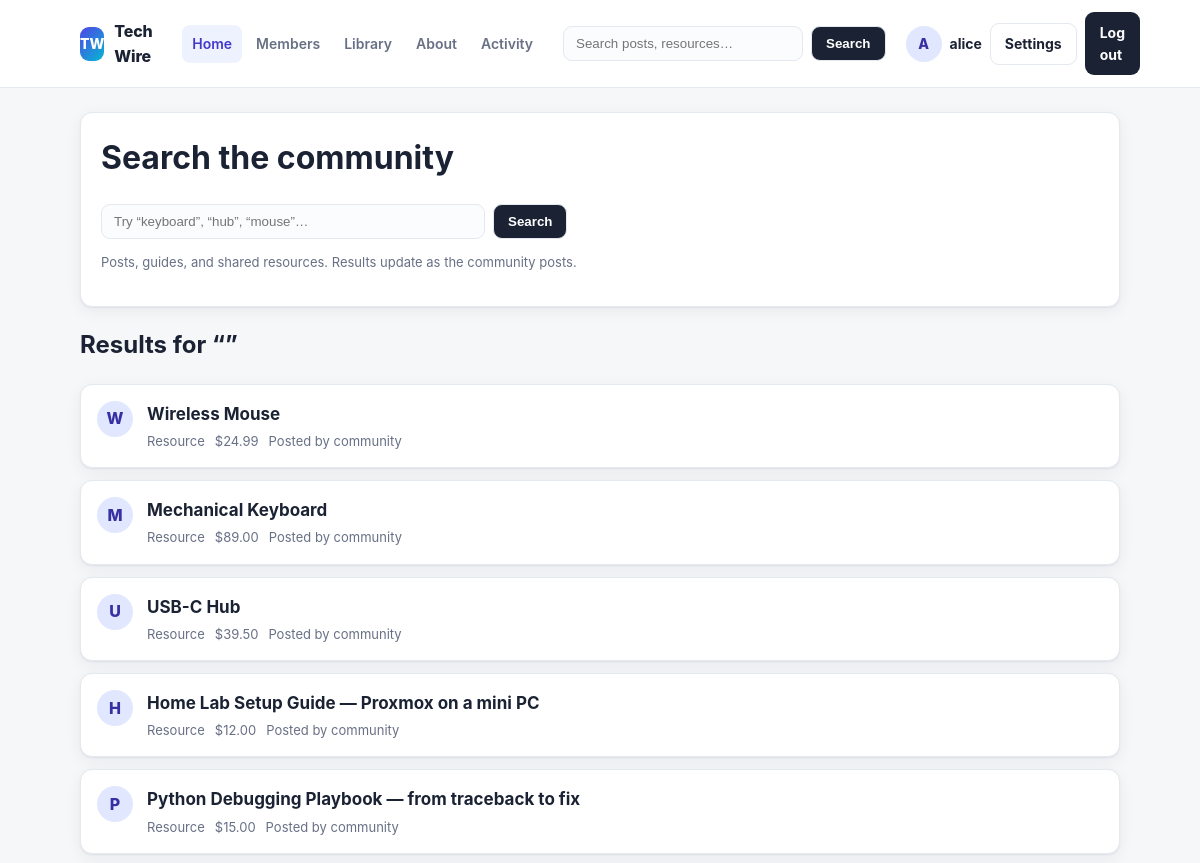
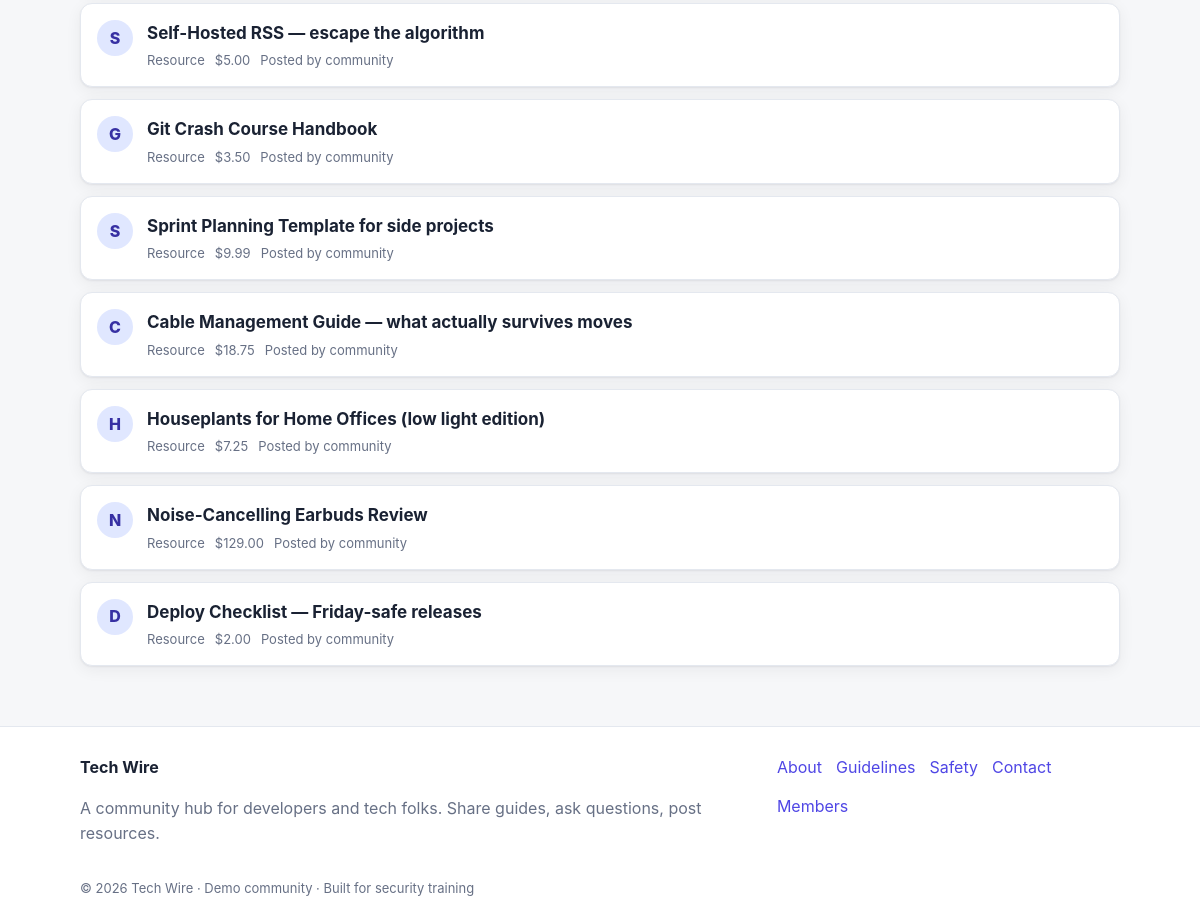
The page /search.php (signed in) on the database its author committed (2 pictures, top to bottom).
### tables this page shows
CREATE TABLE IF NOT EXISTS products (
  id INT AUTO_INCREMENT PRIMARY KEY,
  name VARCHAR(128) NOT NULL,
  price DECIMAL(10,2) NOT NULL
);

### search.php (the view, shortened to what this page needs)
<?php
require_once 'includes/layout.php';
$q = isset($_GET['q']) ? $_GET['q'] : '';
?>
<div class="card">
  <h1 style="margin-top:0">Search the community</h1>
  <form method="GET" action="search.php" class="header-search" style="margin:0">
    <input type="search" name="q" placeholder="Try “keyboard”, “hub”, “mouse”…" value="<?php echo htmlspecialchars($q, ENT_QUOTES); ?>" style="flex:1">
    <button type="submit">Search</button>
  </form>
  <p class="muted small">Posts, guides, and shared resources. Results update as the community posts.</p>
</div>
<h2>Results for “<?php echo htmlspecialchars($q, ENT_QUOTES); ?>”</h2>
<div class="post-list">
<?php
$query = "SELECT * FROM products WHERE name LIKE '%$q%'";
$result = mysql_query($query);
if ($result) {
    while ($row = mysql_fetch_assoc($result)) {
        $id = isset($row['id']) ? (int) $row['id'] : 0;
        echo '<article class="post-row">';
        echo '<span class="avatar">' . htmlspecialchars(strtoupper(substr((string) $row['name'], 0, 1)), ENT_QUOTES) . '</span>';
        echo '<div class="post-main">';
        echo '<h3><a href="post.php?id=' . $id . '">' . $row['name'] . '</a></h3>';
        echo '<div class="post-meta"><span>Resource</span><span>$' . $row['price'] . '</span><span>Posted by community</span></div>';
        echo '</div></article>';
    }
} else {
    echo '<div class="card"><p class="error">Search is having a moment. Try again.</p></div>';
}
?>
</div>

### assets/css/style.css (style rules this page uses)
:root { --bg: #f6f7f9; --surface: #ffffff; --ink: #1a2233; --muted: #677085; --line: #e4e8ef; --brand: #4f46e5; --brand-dark: #4338ca; --accent: #06b6d4; --danger: #dc2626; --success: #059669; --radius: 12px; --shadow: 0 1px 2px rgba(16,24,40,.06), 0 4px 16px rgba(16,24,40,.06); }
* { box-sizing: border-box; }
body { margin: 0; background: var(--bg); color: var(--ink); font-family: -apple-system, BlinkMacSystemFont, "Segoe UI", Roboto, Inter, Helvetica, Arial, sans-serif; line-height: 1.55; }
a { color: var(--brand); text-decoration: none; }
.header-search { margin-left: auto; display: flex; gap: 8px; }
.header-search input[type=search] { width: 240px; max-width: 32vw; padding: 9px 12px; border: 1px solid var(--line); border-radius: 9px; background: #fbfcfe; }
.header-search button { padding: 9px 14px; border-radius: 9px; border: 1px solid var(--line); background: var(--ink); color: #fff; cursor: pointer; font-weight: 700; }
.card { background: var(--surface); border: 1px solid var(--line); border-radius: var(--radius); box-shadow: var(--shadow); padding: 20px; }
.muted { color: var(--muted); }
.small { font-size: 13px; }
.post-list { display: grid; gap: 12px; }
.post-row { display: flex; gap: 14px; align-items: flex-start; background: var(--surface); border: 1px solid var(--line); border-radius: var(--radius); padding: 16px; box-shadow: var(--shadow); }
.post-main h3 { margin: 0 0 4px; font-size: 17px; }
.post-main h3 a { color: var(--ink); }
.post-meta { color: var(--muted); font-size: 13px; display: flex; gap: 10px; flex-wrap: wrap; }
.avatar { width: 36px; height: 36px; border-radius: 50%; display: inline-flex; align-items: center; justify-content: center; background: #e0e7ff; color: #3730a3; font-weight: 800; flex: none; }

### rows shown on the page
products: name "W", name "Wireless Mouse", price "24.99"
products: name "M", name "Mechanical Keyboard", price "89.00"
products: name "U", name "USB-C Hub", price "39.50"
products: name "H", name "Home Lab Setup Guide — Proxmox on a mini PC", price "12.00"
products: name "P", name "Python Debugging Playbook — from traceback to fix", price "15.00"
products: name "S", name "Self-Hosted RSS — escape the algorithm", price "5.00"
products: name "G", name "Git Crash Course Handbook", price "3.50"
products: name "S", name "Sprint Planning Template for side projects", price "9.99"
products: name "C", name "Cable Management Guide — what actually survives moves", price "18.75"
products: name "H", name "Houseplants for Home Offices (low light edition)", price "7.25"
products: name "N", name "Noise-Cancelling Earbuds Review", price "129.00"
products: name "D", name "Deploy Checklist — Friday-safe releases", price "2.00"

### other values the page prints
tw_initial($user) "A"
$user "alice"
